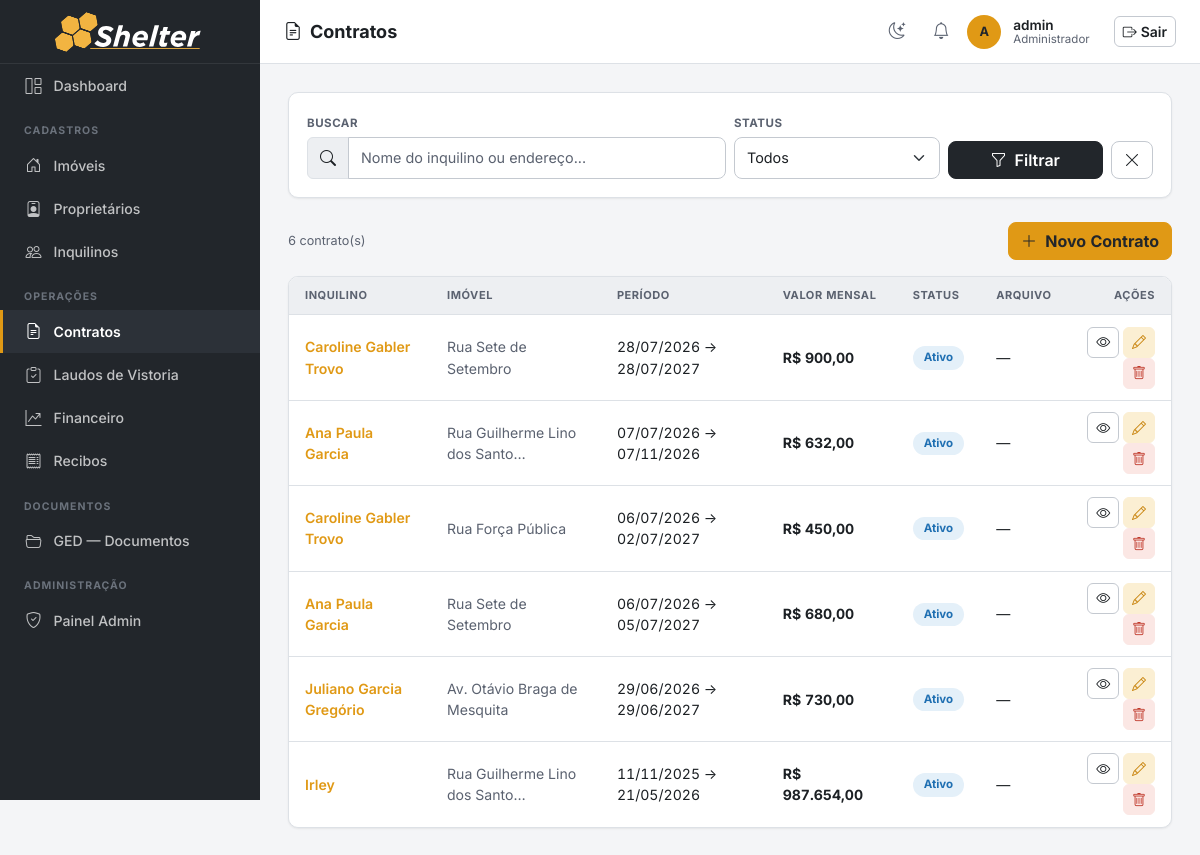
/contratos/ (signed in), run on an earlier commit of the app's database.
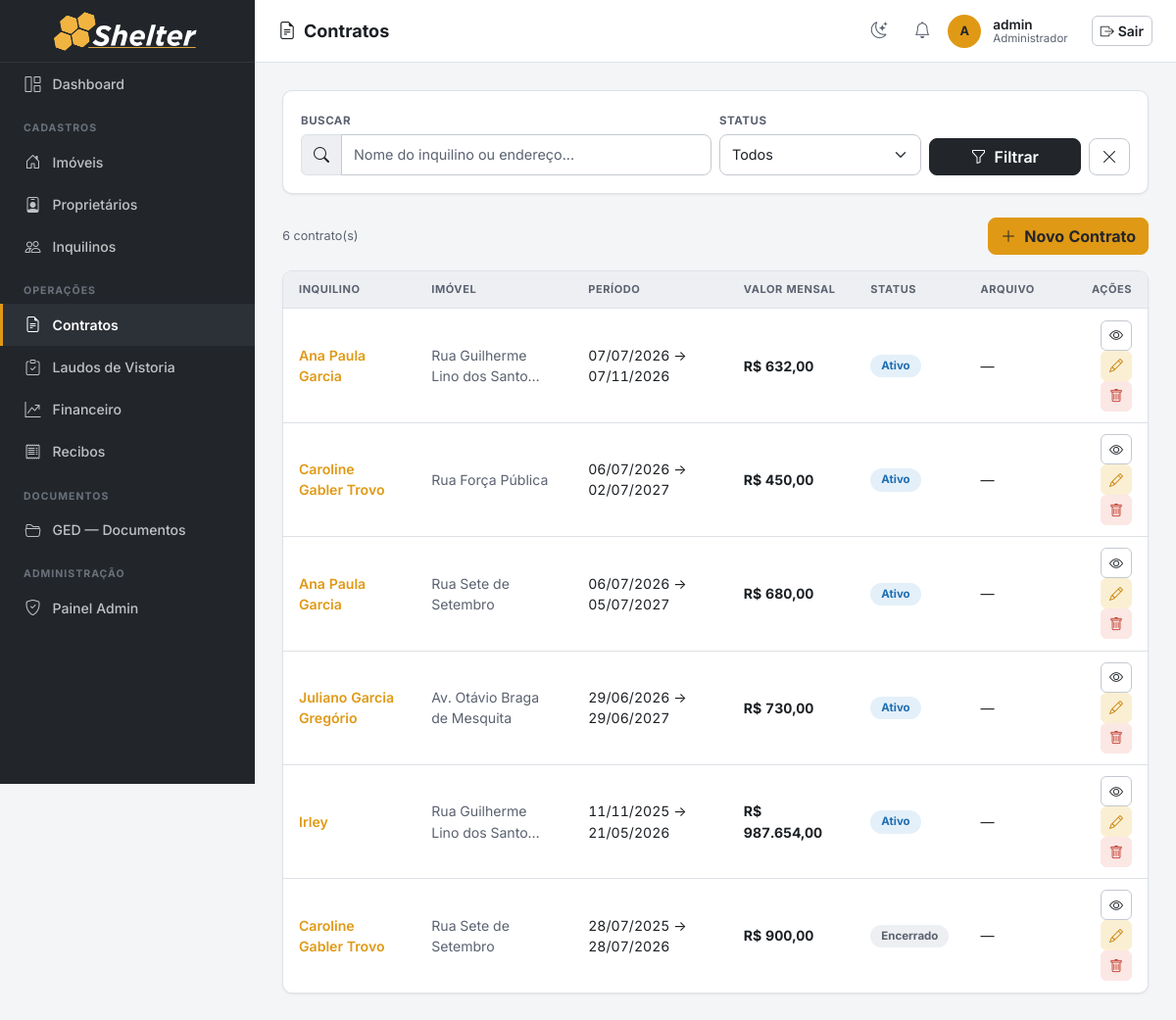
And on a later commit of the database.
### imoveis/models.py (models this page shows, shortened)
class Contrato(models.Model):
    STATUS_CHOICES = [
        ('ativo', 'Ativo'),
        ('encerrado', 'Encerrado'),
        ('rescindido', 'Rescindido'),
    ]
    TIPO_CONTRATO_CHOICES = [
        ('PF', 'Pessoa Física'),
        ('PJ', 'Pessoa Jurídica'),
    ]
    FINALIDADE_CHOICES = [
        ('residencial', 'Residencial'),
        ('comercial', 'Comercial'),
    ]
    imovel = models.ForeignKey(Imovel, on_delete=models.PROTECT, related_name='contratos')
    inquilino = models.ForeignKey(Inquilino, on_delete=models.PROTECT, related_name='contratos')
    tipo_contrato = models.CharField(max_length=2, choices=TIPO_CONTRATO_CHOICES, default='PF',
                                     verbose_name='Tipo de Contrato')
    finalidade = models.CharField(max_length=12, choices=FINALIDADE_CHOICES,
                                  default='residencial', verbose_name='Finalidade')
    status = models.CharField(max_length=20, choices=STATUS_CHOICES, default='ativo')
    data_inicio = models.DateField(verbose_name='Data de Início')
    data_fim = models.DateField(verbose_name='Data de Término')
    valor_mensal = models.DecimalField(max_digits=10, decimal_places=2, verbose_name='Valor Mensal')
    dia_vencimento = models.PositiveSmallIntegerField(
        default=10, verbose_name='Dia de Vencimento',
        validators=[MinValueValidator(1), MaxValueValidator(31)])
    comprovante_renda = models.FileField(upload_to='comprovantes_renda/', blank=True, null=True,
                                         verbose_name='Comprovante de Renda (PF)')
    contrato_social = models.FileField(upload_to='contratos_sociais/', blank=True, null=True,
                                       verbose_name='Contrato Social (PJ)')
    recibo_chaves = models.FileField(upload_to='contratos/recibo_chaves/', blank=True, null=True,
                                     verbose_name='Recibo de Entrega de Chaves')
    comprovante_anual = models.FileField(upload_to='contratos/comprovante_anual/', blank=True, null=True,
                                         verbose_name='Comprovante Anual de Pagamento')
    documento_gerado = models.FileField(upload_to='contratos/gerados/', blank=True, null=True,
                                        verbose_name='Contrato gerado (PDF)')
    observacoes = models.TextField(blank=True, verbose_name='Observações')
    local_assinatura = models.CharField(max_length=200, blank=True,
                                        verbose_name='Local da Assinatura')
    data_assinatura = models.DateField(null=True, blank=True,
                                       verbose_name='Data da Assinatura')
    criado_em = models.DateTimeField(auto_now_add=True)
    class Meta:
        verbose_name = 'Contrato'
        verbose_name_plural = 'Contratos'
        ordering = ['-data_inicio']

class Inquilino(models.Model):
    FAIXA_RENDA_CHOICES = [
        ('ate_2k', '< R$ 2k'),
        ('2_4k', 'R$ 2k - R$ 3.9k'),
        ('4_7k', 'R$ 4k - R$ 6.9k'),
        ('7_10k', 'R$ 7k - R$ 9.9k'),
        ('10_16k', 'R$ 10k - R$ 15.9k'),
        ('acima_16k', 'R$ 16k +'),
    ]
    nome = models.CharField(max_length=200)
    cpf = models.CharField(max_length=14, unique=True, validators=[validate_cpf], verbose_name='CPF')
    cnpj = models.CharField(max_length=18, blank=True, validators=[validate_cnpj], verbose_name='CNPJ')
    email = models.EmailField(blank=True)
    telefone = models.CharField(max_length=20, blank=True, validators=[validate_telefone])
    rg = models.CharField(max_length=20, blank=True, validators=[validate_rg], verbose_name='RG')
    qualificacao = models.CharField(max_length=300, blank=True, verbose_name='Qualificação',
                                    help_text='Estado civil, profissão, nacionalidade')
    profissao = models.CharField(max_length=100, blank=True, verbose_name='Profissão')
    faixa_renda = models.CharField(max_length=20, choices=FAIXA_RENDA_CHOICES, blank=True,
                                   verbose_name='Faixa de Renda')
    observacoes = models.TextField(blank=True, verbose_name='Observações')
    criado_em = models.DateTimeField(auto_now_add=True)
    class Meta:
        verbose_name = 'Inquilino'
        verbose_name_plural = 'Inquilinos'
        ordering = ['nome']

class Imovel(models.Model):
    TIPO_CHOICES = [
        ('apartamento', 'Apartamento'),
        ('casa', 'Casa'),
        ('comercial', 'Comercial'),
        ('terreno', 'Terreno'),
        ('galpao', 'Galpão'),
    ]
    STATUS_CHOICES = [
        ('ocupado', 'Ocupado'),
        ('vago', 'Vago'),
        ('manutencao', 'Em Manutenção'),
    ]
    CATEGORIA_CHOICES = [
        ('urbano', 'Urbano'),
        ('rural', 'Rural'),
    ]
    proprietario = models.ForeignKey(Proprietario, on_delete=models.PROTECT, related_name='imoveis')
    tipo = models.CharField(max_length=20, choices=TIPO_CHOICES)
    status = models.CharField(max_length=20, choices=STATUS_CHOICES, default='vago')
    categoria = models.CharField(max_length=10, choices=CATEGORIA_CHOICES, default='urbano', verbose_name='Categoria')
    endereco = models.CharField(max_length=300)
    numero = models.CharField(max_length=20, blank=True, verbose_name='Número')
    complemento = models.CharField(max_length=100, blank=True, verbose_name='Complemento')
    bairro = models.CharField(max_length=100, blank=True)
    cidade = models.CharField(max_length=100, default='')
    area_m2 = models.DecimalField(max_digits=8, decimal_places=2, null=True, blank=True, verbose_name='Área (m²)')
    descricao = models.TextField(blank=True)
    matricula = models.CharField(max_length=100, blank=True, verbose_name='Matrícula')
    data_aquisicao = models.DateField(null=True, blank=True, verbose_name='Data de Aquisição')
    valor_aquisicao = models.DecimalField(max_digits=14, decimal_places=2, null=True, blank=True, verbose_name='Valor de Aquisição')
    cadastro_prefeitura = models.CharField(max_length=100, blank=True, verbose_name='Cadastro Prefeitura')
    planta_projeto = models.FileField(upload_to='plantas/', blank=True, null=True, verbose_name='Planta/Projeto')
    nirf = models.CharField(max_length=50, blank=True, verbose_name='NIRF')
    incra = models.CharField(max_length=50, blank=True, verbose_name='INCRA')
    car = models.CharField(max_length=100, blank=True, verbose_name='CAR')
    criado_em = models.DateTimeField(auto_now_add=True)
    class Meta:
        verbose_name = 'Imóvel'
        verbose_name_plural = 'Imóveis'
        ordering = ['endereco']

### imoveis/views.py (the view)
# urls.py: path('contratos/', views.contrato_list, name='contrato_list'),
@login_required
def contrato_list(request):
    q = request.GET.get('q', '')
    status = request.GET.get('status', '')
    qs = Contrato.objects.select_related('imovel', 'inquilino')
    if q:
        qs = qs.filter(Q(inquilino__nome__icontains=q) | Q(imovel__endereco__icontains=q))
    if status:
        qs = qs.filter(status=status)
    return render(request, 'contratos/contrato_list.html', {
        'contratos': qs, 'q': q, 'status': status,
        'status_choices': Contrato.STATUS_CHOICES,
    })

### imoveis/templatetags/imoveis_tags.py (called while the page is built)
@register.filter
def brl(value):
    try:
        value = float(value)
    except (TypeError, ValueError):
        return value
    formatted = f"{value:,.2f}"          # 1,500.00  (locale inglês)
    formatted = formatted.replace(",", "X").replace(".", ",").replace("X", ".")
    return formatted

### templates/contratos/contrato_list.html (shortened to what this page needs)
{% extends 'base.html' %}
{% load imoveis_tags %}
{% block page_title %}<i class="bi bi-file-earmark-text me-2"></i>Contratos{% endblock %}
{% block nav_contratos %}active{% endblock %}
{% block content %}
<div class="section-card mb-4">
  <div class="section-card-body">
    <form method="get" class="row g-2 align-items-end">
      <div class="col-12 col-md-6">
        <label class="form-label">Buscar</label>
        <div class="input-group">
          <span class="input-group-text"><i class="bi bi-search"></i></span>
          <input type="text" name="q" value="{{ q }}" class="form-control" placeholder="Nome do inquilino ou endereço...">
        </div>
      </div>
      <div class="col-md-3">
        <label class="form-label">Status</label>
        <select name="status" class="form-select">
          <option value="">Todos</option>
        </select>
      </div>
      <div class="col-md-3 d-flex gap-2">
        <button type="submit" class="btn btn-graphite flex-fill"><i class="bi bi-funnel me-1"></i> Filtrar</button>
        <a href="{% url 'contrato_list' %}" class="btn btn-outline-secondary"><i class="bi bi-x-lg"></i></a>
      </div>
    </form>
  </div>
</div>
<div class="d-flex justify-content-between align-items-center mb-3">
  <span class="text-muted small">{{ contratos.count }} contrato(s)</span>
  <a href="{% url 'contrato_create' %}" class="btn btn-primary"><i class="bi bi-plus-lg me-1"></i> Novo Contrato</a>
</div>
<div class="section-card">
  <div class="table-responsive">
    <table class="table mb-0">
      <thead>
        <tr><th>Inquilino</th><th>Imóvel</th><th>Período</th><th>Valor Mensal</th><th>Status</th><th>Arquivo</th><th class="text-end">Ações</th></tr>
      </thead>
      <tbody>
        {% for c in contratos %}
        <tr>
          <td><a href="{% url 'contrato_detail' c.pk %}" class="fw-semibold text-primary">{{ c.inquilino.nome }}</a></td>
          <td class="small text-muted">{{ c.imovel.endereco|truncatechars:30 }}</td>
          <td class="small">{{ c.data_inicio|date:"d/m/Y" }} → {{ c.data_fim|date:"d/m/Y" }}</td>
          <td><strong>R$ {{ c.valor_mensal|brl }}</strong></td>
          <td><span class="status-badge badge-{{ c.status }}">{{ c.get_status_display }}</span></td>
          <td>
            {% if c.arquivo %}
            <a href="{{ c.arquivo.url }}" target="_blank" class="btn btn-sm btn-outline-secondary"><i class="bi bi-file-earmark-pdf"></i></a>
            {% else %}—{% endif %}
          </td>
          <td class="text-end">
            <a href="{% url 'contrato_detail' c.pk %}" class="btn btn-sm btn-outline-secondary"><i class="bi bi-eye"></i></a>
            <a href="{% url 'contrato_edit' c.pk %}" class="btn btn-sm btn-outline-primary"><i class="bi bi-pencil"></i></a>
            <button class="btn btn-sm btn-outline-danger" data-bs-toggle="modal" data-bs-target="#del{{ c.pk }}"><i class="bi bi-trash"></i></button>
          </td>
        </tr>
        {% empty %}
        <tr>
          <td colspan="7" class="border-0">
            <div class="empty-state"><i class="bi bi-inbox"></i>Nenhum contrato encontrado.</div>
          </td>
        </tr>
        {% endfor %}
      </tbody>
    </table>
  </div>
</div>
{% endblock %}

What changed in the data, as far as the page shows it:
changed Contrato: data_inicio "28/07/2026" → "28/07/2025"; data_fim "28/07/2027" → "28/07/2026"; status "Ativo" → "Encerrado"; moves down the list
